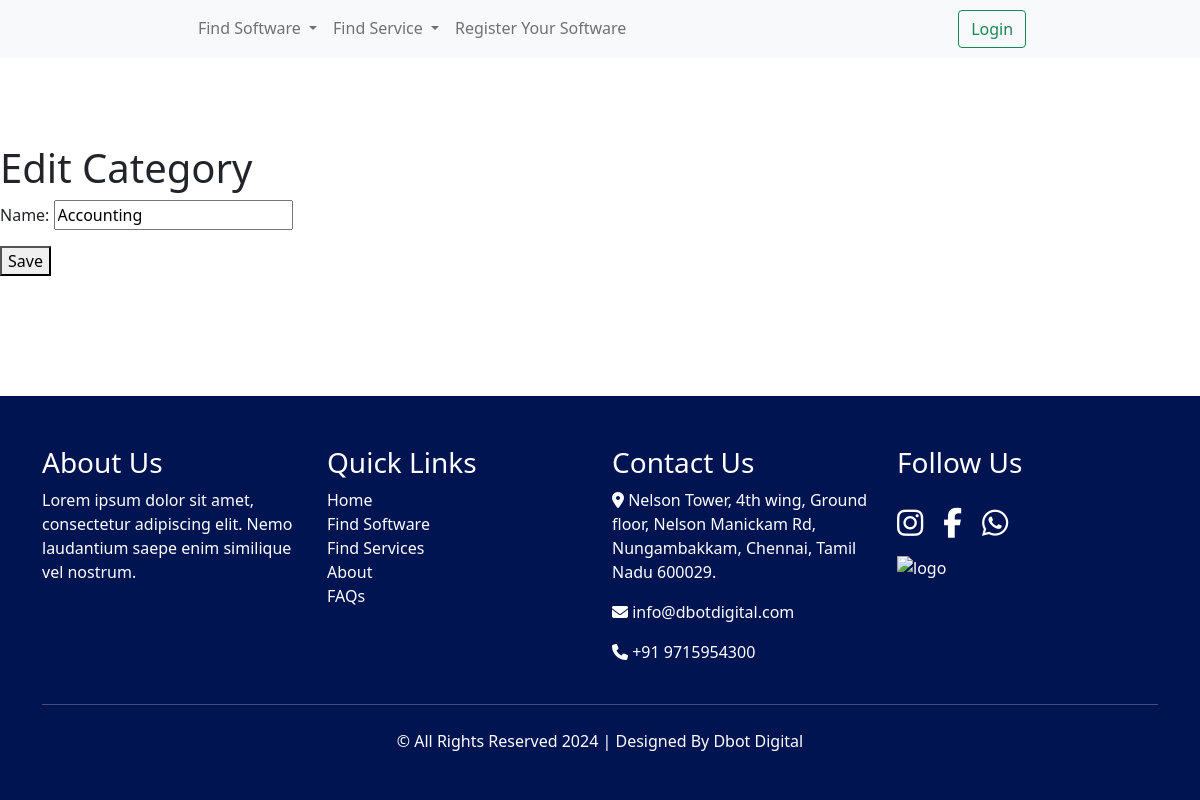
The app's page /edit_category/1/, older data.
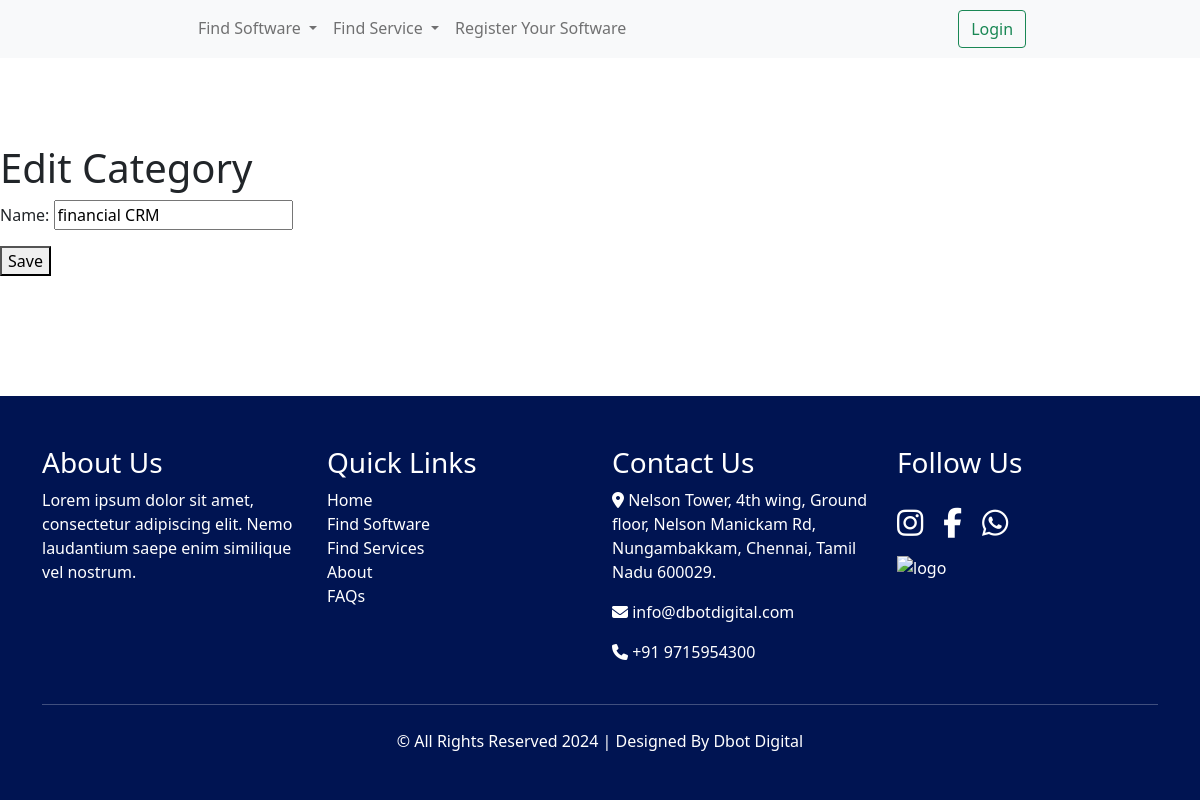
The same page, newer data.
### listingapp/models.py (models this page shows, shortened)
class Category(models.Model):
    name = models.CharField(max_length=100)

### listingapp/views.py (the view)
# urls.py: path('edit_category/<int:category_id>/', edit_category, name='edit_category'),
def edit_category(request, category_id):
    category = get_object_or_404(Category, id=category_id)
    if request.method == 'POST':
        form = CategoryForm(request.POST, instance=category)
        if form.is_valid():
            form.save()
            return redirect('all_details')  # Redirect to the page where all details are shown
    else:
        form = CategoryForm(instance=category)
    return render(request, 'edit_category.html', {'form': form})

### listingapp/forms.py
class CategoryForm(forms.ModelForm):
    class Meta:
        model = Category
        fields = '__all__'

### listingapp/templates/edit_category.html (shortened to what this page needs)
{% extends 'base.html' %}
{% load static %}
{% block content %}<br><br><br><br><br><br>
<html lang="en">
<head>
</head>
<body>
    <h1>Edit Category</h1>
    <form method="post">
        {{ form.as_p }}
        <button type="submit">Save</button>
    </form>
</body>
</html><br><br><br><br><br>
{% endblock %}

Row changes from the older to the newer data that the page shows:
changed Category: name "Accounting" → "financial CRM"
